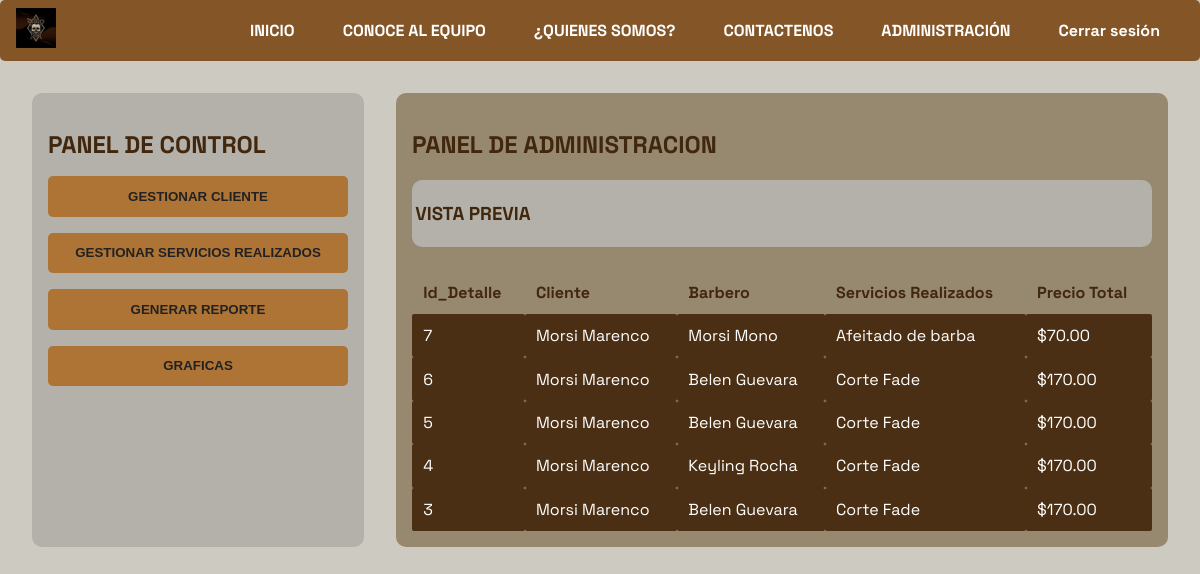
Screenshot of /administracion/ (signed in) with the database file from the repository.
### Apps/aplicacion/models.py (models this page shows, shortened)
class Servicio_Realizado(models.Model):
    fecha = models.DateField(default=timezone.now)
    cliente = models.ForeignKey(Cliente, on_delete=models.CASCADE, related_name='servicios_realizados')
    barbero = models.ForeignKey(Barbero, on_delete=models.CASCADE, related_name='servicios_realizados')

class Cliente(models.Model):
    nombre1 = models.CharField(max_length=15,blank=False)
    nombre2 = models.CharField(max_length=15, blank=True)
    apellidoP = models.CharField(max_length=15, blank=False)
    apellidoM = models.CharField(max_length=15, blank=True)
    instagram = models.CharField(max_length=15, blank=True)
    correo = models.EmailField(max_length=254, blank=True)

class Barbero(models.Model):
    Direccion = models.TextField()
    cedula = models.CharField(max_length=14,blank=False)
    Estado = models.BooleanField(default=True)
    Comisiones = models.DecimalField(max_digits=10, decimal_places=2)
    Empleado = models.ForeignKey(Empleado, on_delete=models.CASCADE, related_name='barberos')

class Empleado(models.Model):
    persona = models.ForeignKey(Persona, on_delete=models.CASCADE, related_name='empleados')
    Salario = models.DecimalField(max_digits=10, decimal_places=2)
    fecha_contratacion = models.DateField(default=timezone.now)

class Persona(AbstractUser):
    nombre1 = models.CharField(max_length=15, blank=False)
    nombre2 = models.CharField(max_length=15, blank=True)
    apellidoP = models.CharField(max_length=15, blank=False)
    apellidoM = models.CharField(max_length=15, blank=True)
    telefono = models.CharField(max_length=15, blank=False)
    rol = models.ForeignKey(Rol, on_delete=models.SET_NULL, null=True, blank=True)

class Detalle_ServicioRealizado(models.Model):
    Servicio = models.ForeignKey(Servicio, on_delete=models.CASCADE, related_name="detalle_ServicioRealizado")
    Servicio_Realizado = models.ForeignKey(Servicio_Realizado,on_delete=models.CASCADE, related_name="detalle")

class Servicio(models.Model):
    nombre = models.CharField(max_length=15)
    tipo = models.CharField(max_length=15)
    descripcion = models.TextField()
    precio = models.DecimalField(max_digits=10, decimal_places=2)
    estado = models.BooleanField(default=True)

### Apps/aplicacion/views.py (the view)
        def _wrapped_view(request, *args, **kwargs):
            persona = Persona.objects.filter(id=request.user.pk).first()
            if request.user.is_superuser:
                return view_func(request, *args, **kwargs)
            if persona:
                rol_usuario = persona.rol.nombre.lower()
                if rol_usuario in [r.lower() for r in roles_permitidos]:
                    return view_func(request, *args, **kwargs)
            return redirect('login')  # O a donde prefieras

### Apps/aplicacion/views.py (called while the page is built)
def rol_requerido(roles_permitidos):
    def decorator(view_func):
        def _wrapped_view(request, *args, **kwargs):
            persona = Persona.objects.filter(id=request.user.pk).first()
            if request.user.is_superuser:
                return view_func(request, *args, **kwargs)
            if persona:
                rol_usuario = persona.rol.nombre.lower()
                if rol_usuario in [r.lower() for r in roles_permitidos]:
                    return view_func(request, *args, **kwargs)
            return redirect('login')  # O a donde prefieras
        return _wrapped_view
    return decorator

@login_required(login_url='login')  # Redirige a 'login' si no está autenticado
@rol_requerido(['Administrador', 'Barbero', 'Aprendiz'])
def administracion(request):
    ultimos_servicios = Servicio_Realizado.objects.order_by('-id')[:5]
    for realizado in ultimos_servicios:
        total = sum(detalle.Servicio.precio for detalle in realizado.detalle.all())
        realizado.precio_total = total
    return render(request, 'Administracion.html', {
        'ultimos_servicios': ultimos_servicios,
    })

### Apps/aplicacion/Templates/Administracion.html (shortened to what this page needs)
{% extends "Layout2.html" %}
{% load static %}
{% block head %}
<link rel="stylesheet" href="{% static 'css/Style2.css' %}">
<link rel="stylesheet" href="{% static 'css/administracion.css' %}">
{% endblock %}
{% block content %}
<main class="main">
<aside class="sidebar">
    <h2>PANEL DE CONTROL</h2>
    {% if request.user.is_superuser %}
        <a href="{% url 'AdBarbero' %}"><button>GESTIONAR BARBERO </button></a>
        <a href="{% url 'AdCliente' %}"><button>GESTIONAR CLIENTE</button></a>
        <a href="{% url 'AdServicio' %}"><button>GESTIONAR SERVICIO</button></a>
        <a href="{% url 'AdServicioRealizado' %}"><button>GESTIONAR SERVICIOS REALIZADOS</button></a>
        <a href="{% url 'reporte_servicios' %}" target="_blank"><button>GENERAR REPORTE</button></a>
        <a href="{% url 'reporte_graficas' %}"><button> GRAFICAS</button></a>
    {% elif request.user.rol.nombre == 'Barbero' %}
        <a href="{% url 'AdCliente' %}"><button>GESTIONAR CLIENTE</button></a>
        <a href="{% url 'AdServicioRealizado' %}"><button>GESTIONAR SERVICIOS REALIZADOS</button></a>
        <a href="{% url 'reporte_servicios' %}" target="_blank"><button>GENERAR REPORTE</button></a>
        <a href="{% url 'reporte_graficas' %}"><button> GRAFICAS</button></a>
    {% elif request.user.rol.nombre == 'Aprendiz' %}
        <a href="{% url 'reporte_servicios' %}" target="_blank"><button>GENERAR REPORTE</button></a>
        <a href="{% url 'reporte_graficas' %}"><button> GRAFICAS</button></a>
    {% endif %}
</aside>
    <section class="content">
        <h1>PANEL DE ADMINISTRACION</h1>
        <div class="preview">
            <h3>VISTA PREVIA</h3>
        </div>
        <div class="table-section">
            <table>
                <thead>
                    <tr>
                        <th>Id_Detalle</th>
                        <th>Cliente</th>
                        <th>Barbero</th>
                        <th>Servicios Realizados</th>
                        <th>Precio Total</th>
                    </tr>
                </thead>
                <tbody>
                    {% for realizado in ultimos_servicios %}
                    <tr>
                        <td>{{ realizado.id }}</td>
                        <td>{{ realizado.cliente.nombre1 }} {{ realizado.cliente.apellidoP }}</td>
                        <td>{{ realizado.barbero.Empleado.persona.nombre1 }} {{ realizado.barbero.Empleado.persona.apellidoP }}</td>
                        <td>
                            {% for detalle in realizado.detalle.all %}
                            {{ detalle.Servicio.nombre }}{% if not forloop.last %}, {% endif %}
                            {% endfor %}
                        </td>
                        <td>
                            ${{ realizado.precio_total|floatformat:2 }}
                        </td>
                    </tr>
                    {% empty %}
                    <tr>
                        <td colspan="5">No hay servicios realizados.</td>
                    </tr>
                    {% endfor %}
                </tbody>
            </table>
        </div>
    </section>
</main>
{% endblock %}

### Apps/aplicacion/static/css/Style2.css (style rules this page uses)
body { background-color: #b3b1a9; font-family: 'Space Grotesk', sans-serif; background: url("/static/image/background.png") center center no-repeat fixed; background-size: 400px; background-color: #cdcac1; background-blend-mode: normal; overflow-x: hidden; margin: 0; padding: 0; }

### Apps/aplicacion/static/css/administracion.css (style rules this page uses)
.main { display: flex; gap: 2rem; margin: 2rem; flex-wrap: wrap; }
.sidebar { background: #B3B1A9; padding: 1rem; border-radius: 10px; min-width: 250px; flex: 1 1 250px; max-width: 300px; }
.sidebar h2 { color: #40270E; margin-bottom: 1rem; }
.sidebar button { width: 100%; margin-bottom: 1rem; background: #AE7435; color: #222; border: none; padding: 0.8rem; border-radius: 5px; font-weight: bold; cursor: pointer; transition: background 0.2s; }
.content { background: #978870; padding: 1rem; border-radius: 10px; flex: 3 1 400px; min-width: 300px; color: #40270E; }
.preview { background:#B3B1A9;; padding: 0.2rem; border-radius: 10px; margin-bottom: 0.5rem; }
.table-section { overflow-x: auto; }
table { width: 100%; border-collapse: collapse; margin-top: 1rem; }
th, td { padding: 0.7rem; text-align: left; }
th { color: #40270E; background-color: #978870; }
td { color: #fff; background-color: #4b2f14; border-radius: 2px; }

### rows the page displays
Servicio_Realizado: id "7", cliente.nombre1 "Morsi", cliente.apellidoP "Marenco", barbero.Empleado.persona.nombre1 "Morsi", barbero.Empleado.persona.apellidoP "Mono", precio_total "70.00"
Detalle_ServicioRealizado: Servicio.nombre "Afeitado de barba"
Servicio_Realizado: id "6", cliente.nombre1 "Morsi", cliente.apellidoP "Marenco", barbero.Empleado.persona.nombre1 "Belen", barbero.Empleado.persona.apellidoP "Guevara", precio_total "170.00"
Detalle_ServicioRealizado: Servicio.nombre "Corte Fade"
Servicio_Realizado: id "5", cliente.nombre1 "Morsi", cliente.apellidoP "Marenco", barbero.Empleado.persona.nombre1 "Belen", barbero.Empleado.persona.apellidoP "Guevara", precio_total "170.00"
Detalle_ServicioRealizado: Servicio.nombre "Corte Fade"
Servicio_Realizado: id "4", cliente.nombre1 "Morsi", cliente.apellidoP "Marenco", barbero.Empleado.persona.nombre1 "Keyling", barbero.Empleado.persona.apellidoP "Rocha", precio_total "170.00"
Detalle_ServicioRealizado: Servicio.nombre "Corte Fade"
Servicio_Realizado: id "3", cliente.nombre1 "Morsi", cliente.apellidoP "Marenco", barbero.Empleado.persona.nombre1 "Belen", barbero.Empleado.persona.apellidoP "Guevara", precio_total "170.00"
Detalle_ServicioRealizado: Servicio.nombre "Corte Fade"
